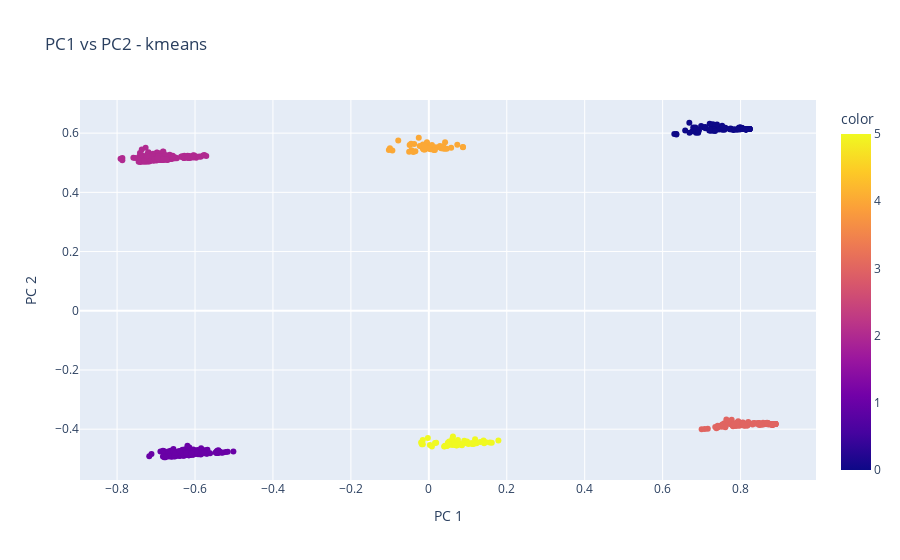

Notebook code for this chart:
### Markdown cell above
### USE PCA TO FIGURE OUT WHERE THE IMPACT IS COMING FROM AND PLOT IN 2D

### Code cell
# X = resize_demo
X = resize_demo

pca = PCA(n_components=2)
components = pca.fit_transform(X)



# km_5
fig = px.scatter(
    components, x=0, y=1, color=y_km,
#     title=f'Total Explained Variance: {total_var:.2f}%',
    title=f'PC1 vs PC2 - kmeans',
    labels={'0': 'PC 1', '1': 'PC 2'}
)

fig.show()

### Figure 1 — Plotly figure (JSON) as saved in the notebook; plotly's stock layout.template omitted (floating-point values rounded to 4 significant figures; data arrays with more than 128 entries replaced by an {"elided": "..."} marker saying what was removed)
{"data": [{"hovertemplate": "PC 1=%{x}<br>PC 2=%{y}<br>color=%{marker.color}<extra></extra>", "legendgroup": "", "marker": {"color": {"elided": "747 int values"}, "coloraxis": "coloraxis", "symbol": "circle"}, "mode": "markers", "name": "", "orientation": "v", "showlegend": false, "type": "scatter", "x": {"elided": "747 float values"}, "xaxis": "x", "y": {"elided": "747 float values"}, "yaxis": "y"}], "layout": {"autosize": true, "coloraxis": {"colorbar": {"title": {"text": "color"}}, "colorscale": [[0, "#0d0887"], [0.1111, "#46039f"], [0.2222, "#7201a8"], [0.3333, "#9c179e"], [0.4444, "#bd3786"], [0.5556, "#d8576b"], [0.6667, "#ed7953"], [0.7778, "#fb9f3a"], [0.8889, "#fdca26"], [1, "#f0f921"]]}, "legend": {"tracegroupgap": 0}, "title": {"text": "PC1 vs PC2 - kmeans"}, "xaxis": {"anchor": "y", "autorange": true, "domain": [0, 1], "range": [-0.8942, 0.9926], "title": {"text": "PC 1"}, "type": "linear"}, "yaxis": {"anchor": "x", "autorange": true, "domain": [0, 1], "range": [-0.588, 0.7283], "title": {"text": "PC 2"}, "type": "linear"}}}
